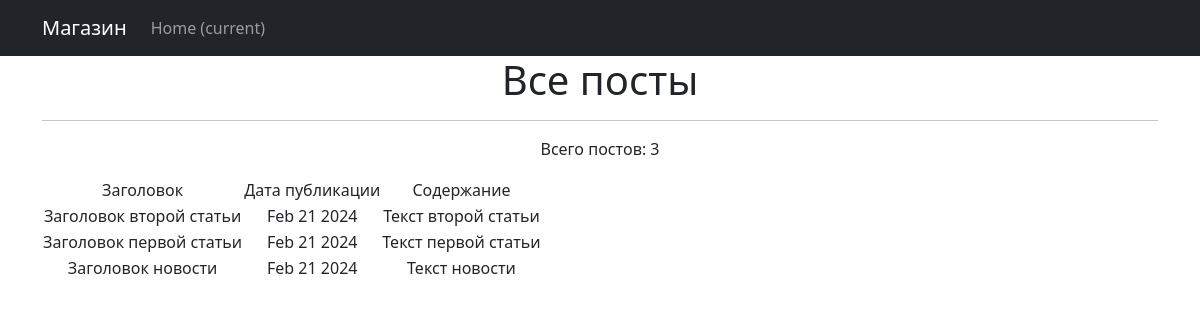
The page /news/ on the database as committed earlier.
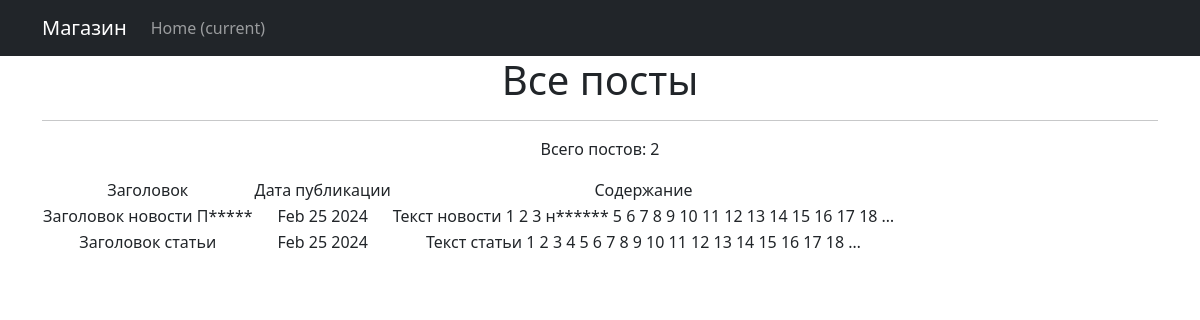
The same page on the database as committed later.
### news/models.py (models this page shows, shortened)
class Post(models.Model):
    article = 'ARTICLE'
    news = 'NEWS'
    POST_TYPES = [
        (article, 'Статья'),
        (news, 'Новость')
    ]
    author = models.ForeignKey(Author, on_delete=models.CASCADE)
    type = models.CharField(max_length=255, choices=POST_TYPES, default=article)
    publication_time = models.DateTimeField(auto_now_add=True)
    category = models.ManyToManyField(Category, through='PostCategory')
    heading = models.CharField(max_length=255)
    text = models.TextField()
    rating = models.IntegerField(default=0)

### news/views.py (the view)
# urls.py: path('', NewsList.as_view()),
class NewsList(ListView):
    model = Post
    ordering = '-publication_time'
    template_name = 'news.html'
    context_object_name = 'news'

### news/templatetags/custom_filters.py (called while the page is built)
@register.filter()
def censor(value):
    bad_words = ['козявка', 'негодяй', 'подлец', 'засранец']
    moder_text = value
    for i in value.split():
        if i.lower() in bad_words:
            print(len(i))
            word = i[0] + '*' * (len(i) - 1)
            moder_text = moder_text.replace(i, word)
    return moder_text

### templates/news.html (shortened to what this page needs)
{% extends 'flatpages/default.html' %}
{% load custom_filters %}
{% block content %}
   <h1>Все посты</h1>
   <hr>
   {% if news %}
    <p>Всего постов: {{news|length}}</p>
       <table>
           <tr>
               <td>Заголовок</td>
               <td>Дата публикации</td>
               <td>Содержание</td>
           </tr>
           {% for post in news %}
           <tr>
               <td>{{ post.heading|censor }}</td>
               <td>{{ post.publication_time|date:'M d Y' }}</td>
               <td>{{ post.text|censor|truncatewords:20}}</td>
           </tr>
           {% endfor %}
       </table>
   {% else %}
       <h2>Пока ничего не опубликовали(</h2>
   {% endif %}
{% endblock content %}

### templates/flatpages/default.html (shortened to what this page needs)
<!DOCTYPE html>
<html lang="en">
    <head>
        {% load static %}
        <link href="{% static 'css/styles.css' %}" rel="stylesheet" />
    </head>
    <body>
            <nav class="navbar navbar-expand-lg navbar-dark bg-dark static-top">
                <div class="container">
                    <a class="navbar-brand" href="#">Магазин</a>
                    <div class="collapse navbar-collapse" id="navbarResponsive">
                    <ul class="navbar-nav ml-auto">
                        <li class="nav-item active">
                            <a class="nav-link" href="#">Home
                                <span class="sr-only">(current)</span>
                            </a>
                        </li>
                    </ul>
                    </div>
                </div>
            </nav>
        <div class="container">
            <div class="row">
                <div class="col-lg-12 text-center">
                    {% block content %}{% endblock content %}
                </div>
            </div>
        </div>
    </body>
</html>

Rows that differ between the two databases and show on the page:
removed Post: heading|censor "Заголовок второй статьи", publication_time "Feb 21 2024", text|censor "Текст второй статьи"
changed Post: heading|censor "Заголовок первой статьи" → "Заголовок новости П*****"; publication_time "Feb 21 2024" → "Feb 25 2024"; text|censor "Текст первой статьи" → "Текст новости 1 2 3 н****** 5 6 7 8 9 10 11 12 13 14 15 16 17 18 …"
changed Post: heading|censor "Заголовок новости" → "Заголовок статьи"; publication_time "Feb 21 2024" → "Feb 25 2024"; text|censor "Текст новости" → "Текст статьи 1 2 3 4 5 6 7 8 9 10 11 12 13 14 15 16 17 18 …"
Other text that changed with them:
{{ news|length }}: "3" → "2"
